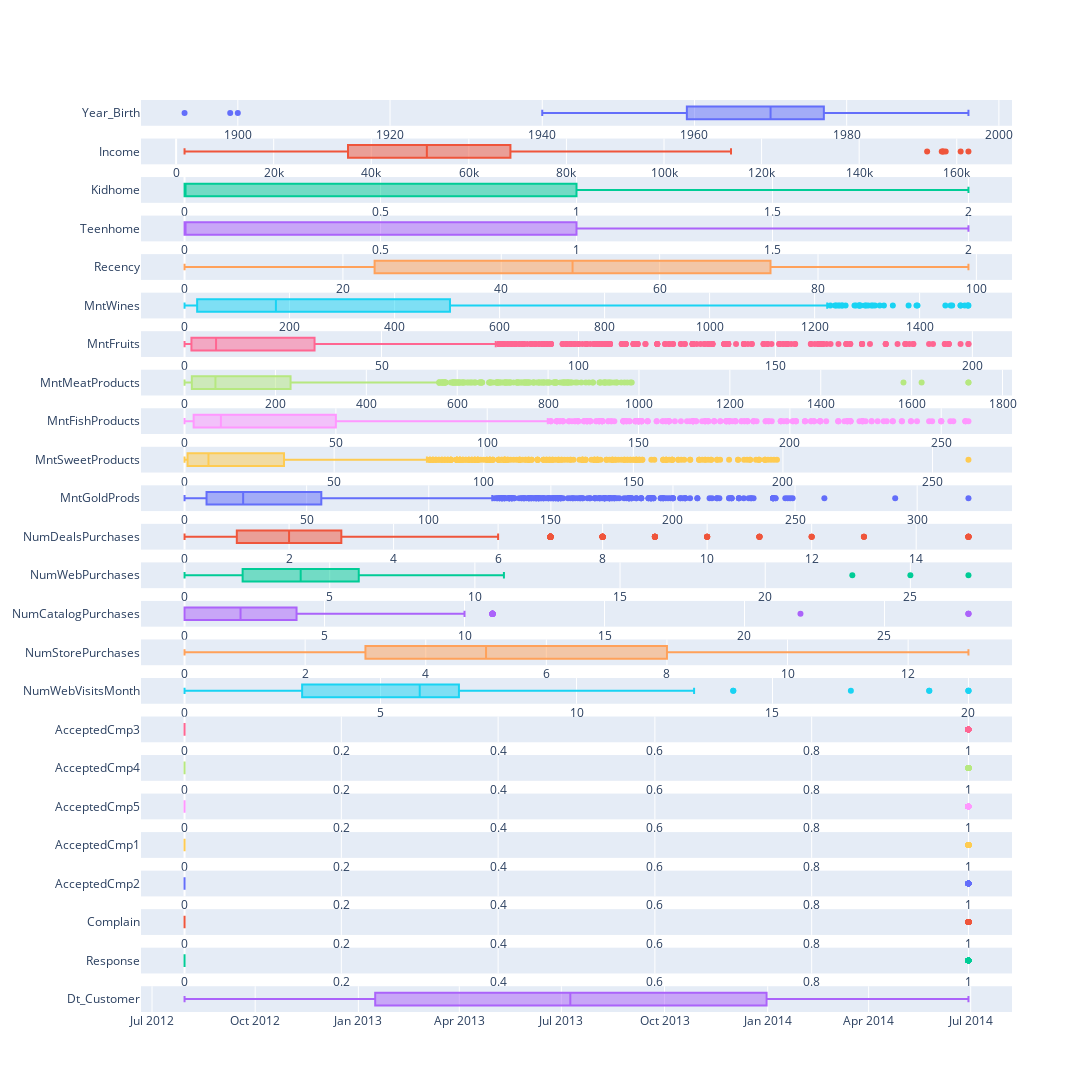

This figure's notebook cell:
### Markdown cell above
- Построение диаграмм размаха для числовых значений

### Code cell
fig = make_subplots(rows=(len(df[num_columns].columns)+1), cols=1, vertical_spacing=0.014)

for i, col in enumerate(df[num_columns].columns):
    fig.append_trace(go.Box(x=df[col], name=col, orientation='h'), row=i+1, col=1)
    
fig.append_trace(go.Box(x=pd.to_datetime(df['Dt_Customer'], dayfirst=True).sort_values(ascending=True), name='Dt_Customer', orientation='h'), row=(len(df[num_columns].columns)+1), col=1)

fig.update_layout(height=2000, width=1110, showlegend=False)
fig.show()

### Figure 1 — Plotly figure (JSON) as saved in the notebook; plotly's stock layout.template omitted (floating-point values rounded to 4 significant figures; data arrays with more than 128 entries replaced by an {"elided": "..."} marker saying what was removed)
{"data": [{"name": "Year_Birth", "orientation": "h", "type": "box", "x": {"elided": "2209 int values"}, "xaxis": "x", "yaxis": "y"}, {"name": "Income", "orientation": "h", "type": "box", "x": {"elided": "2209 int values"}, "xaxis": "x2", "yaxis": "y2"}, {"name": "Kidhome", "orientation": "h", "type": "box", "x": {"elided": "2209 int values"}, "xaxis": "x3", "yaxis": "y3"}, {"name": "Teenhome", "orientation": "h", "type": "box", "x": {"elided": "2209 int values"}, "xaxis": "x4", "yaxis": "y4"}, {"name": "Recency", "orientation": "h", "type": "box", "x": {"elided": "2209 int values"}, "xaxis": "x5", "yaxis": "y5"}, {"name": "MntWines", "orientation": "h", "type": "box", "x": {"elided": "2209 int values"}, "xaxis": "x6", "yaxis": "y6"}, {"name": "MntFruits", "orientation": "h", "type": "box", "x": {"elided": "2209 int values"}, "xaxis": "x7", "yaxis": "y7"}, {"name": "MntMeatProducts", "orientation": "h", "type": "box", "x": {"elided": "2209 int values"}, "xaxis": "x8", "yaxis": "y8"}, {"name": "MntFishProducts", "orientation": "h", "type": "box", "x": {"elided": "2209 int values"}, "xaxis": "x9", "yaxis": "y9"}, {"name": "MntSweetProducts", "orientation": "h", "type": "box", "x": {"elided": "2209 int values"}, "xaxis": "x10", "yaxis": "y10"}, {"name": "MntGoldProds", "orientation": "h", "type": "box", "x": {"elided": "2209 int values"}, "xaxis": "x11", "yaxis": "y11"}, {"name": "NumDealsPurchases", "orientation": "h", "type": "box", "x": {"elided": "2209 int values"}, "xaxis": "x12", "yaxis": "y12"}, {"name": "NumWebPurchases", "orientation": "h", "type": "box", "x": {"elided": "2209 int values"}, "xaxis": "x13", "yaxis": "y13"}, {"name": "NumCatalogPurchases", "orientation": "h", "type": "box", "x": {"elided": "2209 int values"}, "xaxis": "x14", "yaxis": "y14"}, {"name": "NumStorePurchases", "orientation": "h", "type": "box", "x": {"elided": "2209 int values"}, "xaxis": "x15", "yaxis": "y15"}, {"name": "NumWebVisitsMonth", "orientation": "h", "type": "box", "x": {"elided": "2209 int values"}, "xaxis": "x16", "yaxis": "y16"}, {"name": "AcceptedCmp3", "orientation": "h", "type": "box", "x": {"elided": "2209 int values"}, "xaxis": "x17", "yaxis": "y17"}, {"name": "AcceptedCmp4", "orientation": "h", "type": "box", "x": {"elided": "2209 int values"}, "xaxis": "x18", "yaxis": "y18"}, {"name": "AcceptedCmp5", "orientation": "h", "type": "box", "x": {"elided": "2209 int values"}, "xaxis": "x19", "yaxis": "y19"}, {"name": "AcceptedCmp1", "orientation": "h", "type": "box", "x": {"elided": "2209 int values"}, "xaxis": "x20", "yaxis": "y20"}, {"name": "AcceptedCmp2", "orientation": "h", "type": "box", "x": {"elided": "2209 int values"}, "xaxis": "x21", "yaxis": "y21"}, {"name": "Complain", "orientation": "h", "type": "box", "x": {"elided": "2209 int values"}, "xaxis": "x22", "yaxis": "y22"}, {"name": "Response", "orientation": "h", "type": "box", "x": {"elided": "2209 int values"}, "xaxis": "x23", "yaxis": "y23"}, {"name": "Dt_Customer", "orientation": "h", "type": "box", "x": {"elided": "2209 str values"}, "xaxis": "x24", "yaxis": "y24"}], "layout": {"height": 2000, "showlegend": false, "width": 1110, "xaxis": {"anchor": "y", "domain": [0, 1]}, "xaxis10": {"anchor": "y10", "domain": [0, 1]}, "xaxis11": {"anchor": "y11", "domain": [0, 1]}, "xaxis12": {"anchor": "y12", "domain": [0, 1]}, "xaxis13": {"anchor": "y13", "domain": [0, 1]}, "xaxis14": {"anchor": "y14", "domain": [0, 1]}, "xaxis15": {"anchor": "y15", "domain": [0, 1]}, "xaxis16": {"anchor": "y16", "domain": [0, 1]}, "xaxis17": {"anchor": "y17", "domain": [0, 1]}, "xaxis18": {"anchor": "y18", "domain": [0, 1]}, "xaxis19": {"anchor": "y19", "domain": [0, 1]}, "xaxis2": {"anchor": "y2", "domain": [0, 1]}, "xaxis20": {"anchor": "y20", "domain": [0, 1]}, "xaxis21": {"anchor": "y21", "domain": [0, 1]}, "xaxis22": {"anchor": "y22", "domain": [0, 1]}, "xaxis23": {"anchor": "y23", "domain": [0, 1]}, "xaxis24": {"anchor": "y24", "domain": [0, 1]}, "xaxis3": {"anchor": "y3", "domain": [0, 1]}, "xaxis4": {"anchor": "y4", "domain": [0, 1]}, "xaxis5": {"anchor": "y5", "domain": [0, 1]}, "xaxis6": {"anchor": "y6", "domain": [0, 1]}, "xaxis7": {"anchor": "y7", "domain": [0, 1]}, "xaxis8": {"anchor": "y8", "domain": [0, 1]}, "xaxis9": {"anchor": "y9", "domain": [0, 1]}, "yaxis": {"anchor": "x", "domain": [0.9717, 1.0]}, "yaxis10": {"anchor": "x10", "domain": [0.5915, 0.6197]}, "yaxis11": {"anchor": "x11", "domain": [0.5493, 0.5775]}, "yaxis12": {"anchor": "x12", "domain": [0.507, 0.5353]}, "yaxis13": {"anchor": "x13", "domain": [0.4647, 0.493]}, "yaxis14": {"anchor": "x14", "domain": [0.4225, 0.4507]}, "yaxis15": {"anchor": "x15", "domain": [0.3802, 0.4085]}, "yaxis16": {"anchor": "x16", "domain": [0.338, 0.3662]}, "yaxis17": {"anchor": "x17", "domain": [0.2957, 0.324]}, "yaxis18": {"anchor": "x18", "domain": [0.2535, 0.2818]}, "yaxis19": {"anchor": "x19", "domain": [0.2112, 0.2395]}, "yaxis2": {"anchor": "x2", "domain": [0.9295, 0.9577]}, "yaxis20": {"anchor": "x20", "domain": [0.169, 0.1972]}, "yaxis21": {"anchor": "x21", "domain": [0.1268, 0.155]}, "yaxis22": {"anchor": "x22", "domain": [0.0845, 0.1127]}, "yaxis23": {"anchor": "x23", "domain": [0.04225, 0.0705]}, "yaxis24": {"anchor": "x24", "domain": [0, 0.02825]}, "yaxis3": {"anchor": "x3", "domain": [0.8872, 0.9155]}, "yaxis4": {"anchor": "x4", "domain": [0.845, 0.8732]}, "yaxis5": {"anchor": "x5", "domain": [0.8027, 0.831]}, "yaxis6": {"anchor": "x6", "domain": [0.7605, 0.7887]}, "yaxis7": {"anchor": "x7", "domain": [0.7182, 0.7465]}, "yaxis8": {"anchor": "x8", "domain": [0.676, 0.7042]}, "yaxis9": {"anchor": "x9", "domain": [0.6337, 0.662]}}}
